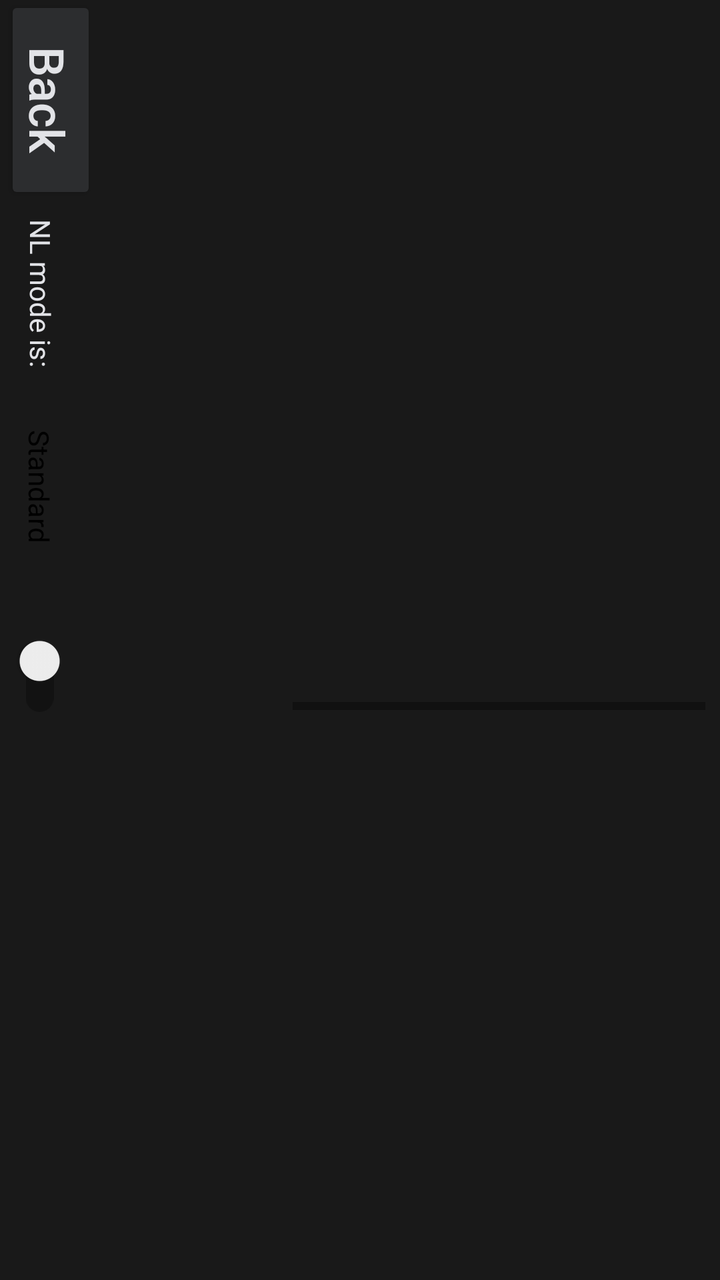
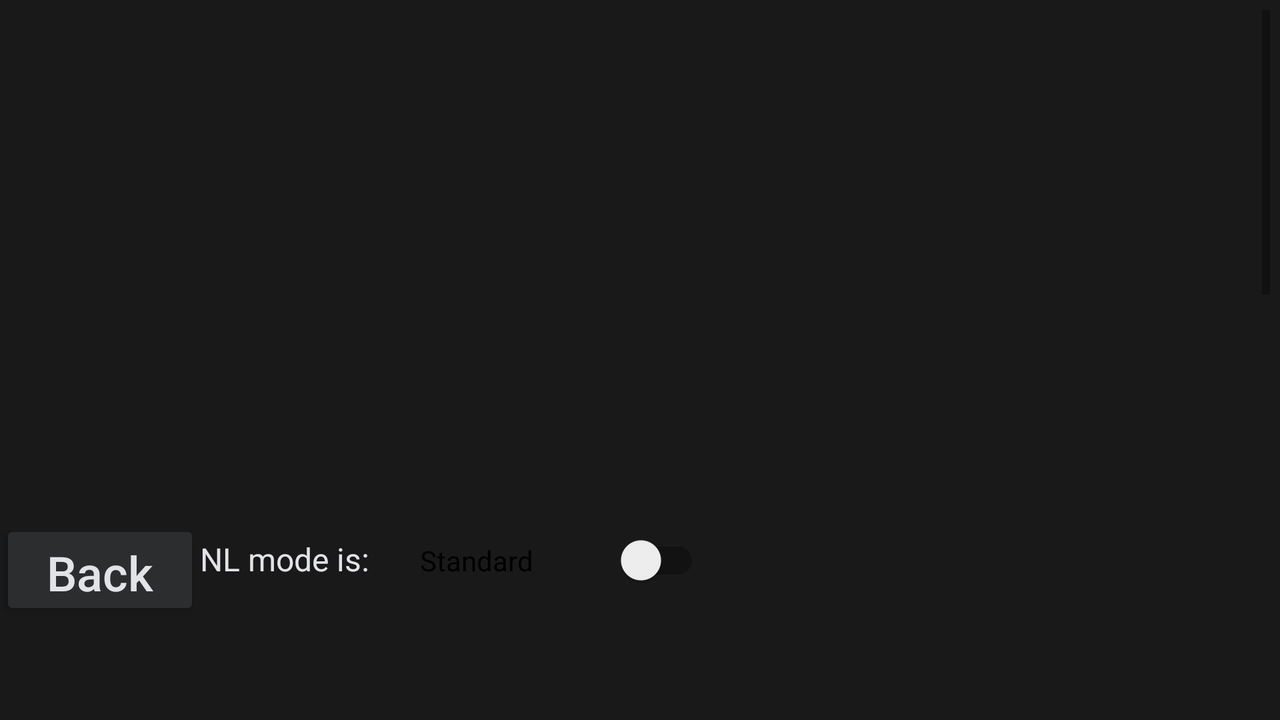

Compare how this app lays out the same screen by default and in its alternative resource folder. The renders come first, then the two layout files and the values they reference.
<!-- AndroidManifest.xml: application theme AppThemeDark -->
<!-- res/layout/dialog_view_nl.xml -->
<?xml version="1.0" encoding="utf-8"?>
<LinearLayout xmlns:android="http://schemas.android.com/apk/res/android"
    android:id="@+id/viewMain"
    android:layout_width="wrap_content"
    android:layout_height="360dp"
    android:layout_margin="10dp"
    android:orientation="horizontal">

    <LinearLayout
        android:layout_width="wrap_content"
        android:layout_height="match_parent"
        android:orientation="vertical">

        <Button
            android:id="@+id/buttonBack"
            android:layout_width="100dp"
            android:layout_height="50dp"
            android:layout_marginStart="-25dp"
            android:layout_marginTop="25dp"
            android:rotation="90"
            android:text="@string/back"
            android:textSize="24sp" />

        <TextView
            android:id="@+id/textViewSwitch"
            android:layout_width="100dp"
            android:layout_height="wrap_content"
            android:layout_marginStart="-30dp"
            android:layout_marginTop="75dp"
            android:text="@string/TextswitchInstNLno"
            android:textSize="14sp"
            android:rotation="90"/>

        <androidx.appcompat.widget.SwitchCompat
            android:id="@+id/switchInstNL"
            android:layout_width="145dp"
            android:layout_height="wrap_content"
            android:layout_marginStart="-53dp"
            android:layout_marginTop="105dp"
            android:text="@string/switchInstNLno"
            android:rotation="90"/>

    </LinearLayout>

    <ScrollView
        android:id="@+id/scrolldia"
        android:layout_width="360dp"
        android:layout_height="300dp"
        android:layout_marginTop="30dp"
        android:layout_marginStart="-65dp"
        android:padding="5dp"
        android:rotation="90">

        <LinearLayout
            android:layout_width="match_parent"
            android:layout_height="wrap_content"
            android:orientation="vertical">

            <TextView
                android:id="@+id/textViewDescr1"
                android:layout_width="wrap_content"
                android:layout_height="wrap_content"
                android:layout_margin="10dp"
                android:textSize="16sp" />

            <ImageView
                android:id="@+id/imageViewIm1"
                android:layout_width="wrap_content"
                android:layout_height="wrap_content"/>

            <TextView
                android:id="@+id/textViewDescr2"
                android:layout_width="match_parent"
                android:layout_height="wrap_content"
                android:layout_margin="10dp"
                android:textSize="16sp" />

            <ImageView
                android:id="@+id/imageViewIm2"
                android:layout_width="wrap_content"
                android:layout_height="wrap_content" />

            <TextView
                android:id="@+id/textViewDescr3"
                android:layout_width="match_parent"
                android:layout_height="wrap_content"
                android:layout_margin="10dp"
                android:textSize="16sp" />

            <ImageView
                android:id="@+id/imageViewIm3"
                android:layout_width="wrap_content"
                android:layout_height="wrap_content" />

            <TextView
                android:id="@+id/textViewDescr4"
                android:layout_width="match_parent"
                android:layout_height="wrap_content"
                android:layout_margin="10dp"
                android:textSize="16sp" />

            <ImageView
                android:id="@+id/imageViewIm4"
                android:layout_width="wrap_content"
                android:layout_height="wrap_content" />

            <TextView
                android:id="@+id/textViewDescr5"
                android:layout_width="match_parent"
                android:layout_height="wrap_content"
                android:layout_margin="10dp"
                android:textSize="16sp" />

            <ImageView
                android:id="@+id/imageViewIm5"
                android:layout_width="wrap_content"
                android:layout_height="wrap_content" />

            <TextView
                android:id="@+id/textViewDescr6"
                android:layout_width="wrap_content"
                android:layout_height="wrap_content"
                android:layout_margin="10dp"
                android:textSize="16sp" />

            <ImageView
                android:id="@+id/imageViewIm6"
                android:layout_width="wrap_content"
                android:layout_height="wrap_content"/>

            <TextView
                android:id="@+id/textViewDescr7"
                android:layout_width="match_parent"
                android:layout_height="wrap_content"
                android:layout_margin="10dp"
                android:textSize="16sp" />

            <ImageView
                android:id="@+id/imageViewIm7"
                android:layout_width="wrap_content"
                android:layout_height="wrap_content" />

            <TextView
                android:id="@+id/textViewDescr8"
                android:layout_width="match_parent"
                android:layout_height="wrap_content"
                android:layout_margin="10dp"
                android:textSize="16sp" />

            <ImageView
                android:id="@+id/imageViewIm8"
                android:layout_width="wrap_content"
                android:layout_height="wrap_content" />

            <TextView
                android:id="@+id/textViewDescr9"
                android:layout_width="match_parent"
                android:layout_height="wrap_content"
                android:layout_margin="10dp"
                android:textSize="16sp" />

            <ImageView
                android:id="@+id/imageViewIm9"
                android:layout_width="wrap_content"
                android:layout_height="wrap_content" />

            <TextView
                android:id="@+id/textViewDescr10"
                android:layout_width="match_parent"
                android:layout_height="wrap_content"
                android:layout_margin="10dp"
                android:textSize="16sp" />

            <ImageView
                android:id="@+id/imageViewIm10"
                android:layout_width="wrap_content"
                android:layout_height="wrap_content" />

        </LinearLayout>
    </ScrollView>


</LinearLayout>
<!-- resources referenced by this layout -->
<resources>
  <string name="TextswitchInstNLno">NL mode is: </string>
  <string name="back">Back</string>
  <string name="switchInstNLno">Standard</string>
  <style name="AppThemeDark" parent="Theme.AppCompat.Light.NoActionBar">
            
          <item name="colorPrimary">@color/colorPrimary1</item>
          <item name="colorPrimaryDark">@color/colorPrimaryDark1</item>
          <item name="colorAccent">@color/colorAccent</item>
          <item name="android:windowBackground">@color/background1</item>
          <item name="android:colorBackground">@color/background1</item>
          <item name="spinnerStyle">@style/Widget.App.Spinner1</item>
          <item name="android:buttonStyle">@style/newbuttonstyle1</item>
          <item name="android:textViewStyle">@style/newtextviewstyle1</item>
          <item name="android:editTextColor">@color/textsimple1</item>
          <item name="android:editTextBackground">@color/backgroundbutton1</item>
          <item name="editTextStyle">@style/neweditviewstyle1</item>
          <item name="android:statusBarColor">@color/colorPrimary1</item>
          <item name="radioButtonStyle">@style/newradiostyle1</item>
          <item name="android:buttonStyleToggle">@style/togglebuttonstyle1</item>
      </style>
  <color name="colorPrimary1">#2c2d2f</color>
  <color name="colorPrimaryDark1">#191919</color>
  <color name="colorAccent">#303F9F</color>
  <color name="background1">#191919</color>
  <style name="Widget.App.Spinner1" parent="@style/Widget.AppCompat.Spinner">
          <item name="overlapAnchor">true</item>
          <item name="android:background">@drawable/spinner_background_dark</item>
          <item name="android:textColor">@color/textsimple1</item>
        </style>
  <style name="newbuttonstyle1" parent="Base.Widget.AppCompat.Button.Colored">
          <item name="android:backgroundTint">@color/backgroundbutton1</item>
          <item name="android:textColor">@color/textsimple1</item>
          <item name="android:textSize">20sp</item>
          <item name="android:textAllCaps">false</item>
      </style>
  <style name="newtextviewstyle1" parent="@android:style/Widget.TextView">
          <item name="android:textColor">@color/textsimple1</item>
      </style>
  <color name="textsimple1">#e2e3e7</color>
  <color name="backgroundbutton1">#2c2d2f</color>
  <style name="neweditviewstyle1" parent="@android:style/Widget.EditText">
          <item name="android:editTextColor">@color/textsimple1</item>
          <item name="android:editTextBackground">@color/background1</item>
          <item name="android:textColorHint">@color/edithint1</item>
      </style>
  <style name="newradiostyle1" parent="@android:style/Widget.CompoundButton.RadioButton">
          <item name="android:textColor">@color/textsimple1</item>
      </style>
  <style name="togglebuttonstyle1" parent="@android:style/Widget.Material.Light.Button.Toggle">
          <item name="android:backgroundTint">@color/background1</item>
          <item name="android:textColor">@color/textsimple1</item>
          <item name="android:textAllCaps">false</item>
      </style>
  <!-- drawable spinner_background_dark (drawable) -->
  <selector xmlns:android="http://schemas.android.com/apk/res/android">
  
      <item>
  
          <layer-list>
  
              <item>
                  <color
                      android:color="@color/backgroundview1"/>
              </item>
  
              <item>
                  <bitmap
                      android:gravity="center_vertical|right"
                      android:src="@drawable/ic_arrow_drop_down_black_2dp_dark"/>
              </item>
  
          </layer-list>
  
      </item>
  
  </selector>
  <color name="edithint1">#999999</color>
  <color name="backgroundview1">#2c2d2f</color>
  <!-- drawable ic_arrow_drop_down_black_2dp_dark: png bitmap (drawable, 204 bytes) -->
</resources>
<!-- res/layout-land/dialog_view_nl.xml (the author's variant of the layout above) -->
<!-- drawn on the phone turned sideways -->
<?xml version="1.0" encoding="utf-8"?>
<LinearLayout xmlns:android="http://schemas.android.com/apk/res/android"
    android:id="@+id/viewMain"
    android:layout_width="360dp"
    android:layout_height="wrap_content"
    android:layout_margin="10dp"
    android:orientation="vertical">

    <ScrollView
        android:id="@+id/scrolldia"
        android:layout_width="match_parent"
        android:layout_height="250dp"
        android:padding="5dp">

        <LinearLayout
            android:layout_width="match_parent"
            android:layout_height="wrap_content"
            android:orientation="vertical">

            <TextView
                android:id="@+id/textViewDescr1"
                android:layout_width="wrap_content"
                android:layout_height="wrap_content"
                android:layout_margin="10dp"
                android:textSize="16sp" />

            <ImageView
                android:id="@+id/imageViewIm1"
                android:layout_width="wrap_content"
                android:layout_height="wrap_content"/>

            <TextView
                android:id="@+id/textViewDescr2"
                android:layout_width="match_parent"
                android:layout_height="wrap_content"
                android:layout_margin="10dp"
                android:textSize="16sp" />

            <ImageView
                android:id="@+id/imageViewIm2"
                android:layout_width="wrap_content"
                android:layout_height="wrap_content" />

            <TextView
                android:id="@+id/textViewDescr3"
                android:layout_width="match_parent"
                android:layout_height="wrap_content"
                android:layout_margin="10dp"
                android:textSize="16sp" />

            <ImageView
                android:id="@+id/imageViewIm3"
                android:layout_width="wrap_content"
                android:layout_height="wrap_content" />

            <TextView
                android:id="@+id/textViewDescr4"
                android:layout_width="match_parent"
                android:layout_height="wrap_content"
                android:layout_margin="10dp"
                android:textSize="16sp" />

            <ImageView
                android:id="@+id/imageViewIm4"
                android:layout_width="wrap_content"
                android:layout_height="wrap_content" />

            <TextView
                android:id="@+id/textViewDescr5"
                android:layout_width="match_parent"
                android:layout_height="wrap_content"
                android:layout_margin="10dp"
                android:textSize="16sp" />

            <ImageView
                android:id="@+id/imageViewIm5"
                android:layout_width="wrap_content"
                android:layout_height="wrap_content" />

            <TextView
                android:id="@+id/textViewDescr6"
                android:layout_width="wrap_content"
                android:layout_height="wrap_content"
                android:layout_margin="10dp"
                android:textSize="16sp" />

            <ImageView
                android:id="@+id/imageViewIm6"
                android:layout_width="wrap_content"
                android:layout_height="wrap_content"/>

            <TextView
                android:id="@+id/textViewDescr7"
                android:layout_width="match_parent"
                android:layout_height="wrap_content"
                android:layout_margin="10dp"
                android:textSize="16sp" />

            <ImageView
                android:id="@+id/imageViewIm7"
                android:layout_width="wrap_content"
                android:layout_height="wrap_content" />

            <TextView
                android:id="@+id/textViewDescr8"
                android:layout_width="match_parent"
                android:layout_height="wrap_content"
                android:layout_margin="10dp"
                android:textSize="16sp" />

            <ImageView
                android:id="@+id/imageViewIm8"
                android:layout_width="wrap_content"
                android:layout_height="wrap_content" />

            <TextView
                android:id="@+id/textViewDescr9"
                android:layout_width="match_parent"
                android:layout_height="wrap_content"
                android:layout_margin="10dp"
                android:textSize="16sp" />

            <ImageView
                android:id="@+id/imageViewIm9"
                android:layout_width="wrap_content"
                android:layout_height="wrap_content" />

            <TextView
                android:id="@+id/textViewDescr10"
                android:layout_width="match_parent"
                android:layout_height="wrap_content"
                android:layout_margin="10dp"
                android:textSize="16sp" />

            <ImageView
                android:id="@+id/imageViewIm10"
                android:layout_width="wrap_content"
                android:layout_height="wrap_content" />

        </LinearLayout>
    </ScrollView>

    <LinearLayout
        android:layout_width="match_parent"
        android:layout_height="match_parent"
        android:orientation="horizontal">

        <Button
            android:id="@+id/buttonBack"
            android:layout_width="100dp"
            android:layout_height="50dp"
            android:layout_marginTop="10dp"
            android:text="@string/back"
            android:textSize="24sp" />

        <TextView
            android:id="@+id/textViewSwitch"
            android:layout_width="110dp"
            android:layout_height="wrap_content"
            android:textSize="16sp"
            android:text="@string/TextswitchInstNLno"/>

        <androidx.appcompat.widget.SwitchCompat
            android:id="@+id/switchInstNL"
            android:layout_width="140dp"
            android:layout_height="wrap_content"
            android:text="@string/switchInstNLno"
            android:layout_marginEnd="5dp"/>

    </LinearLayout>
</LinearLayout>
